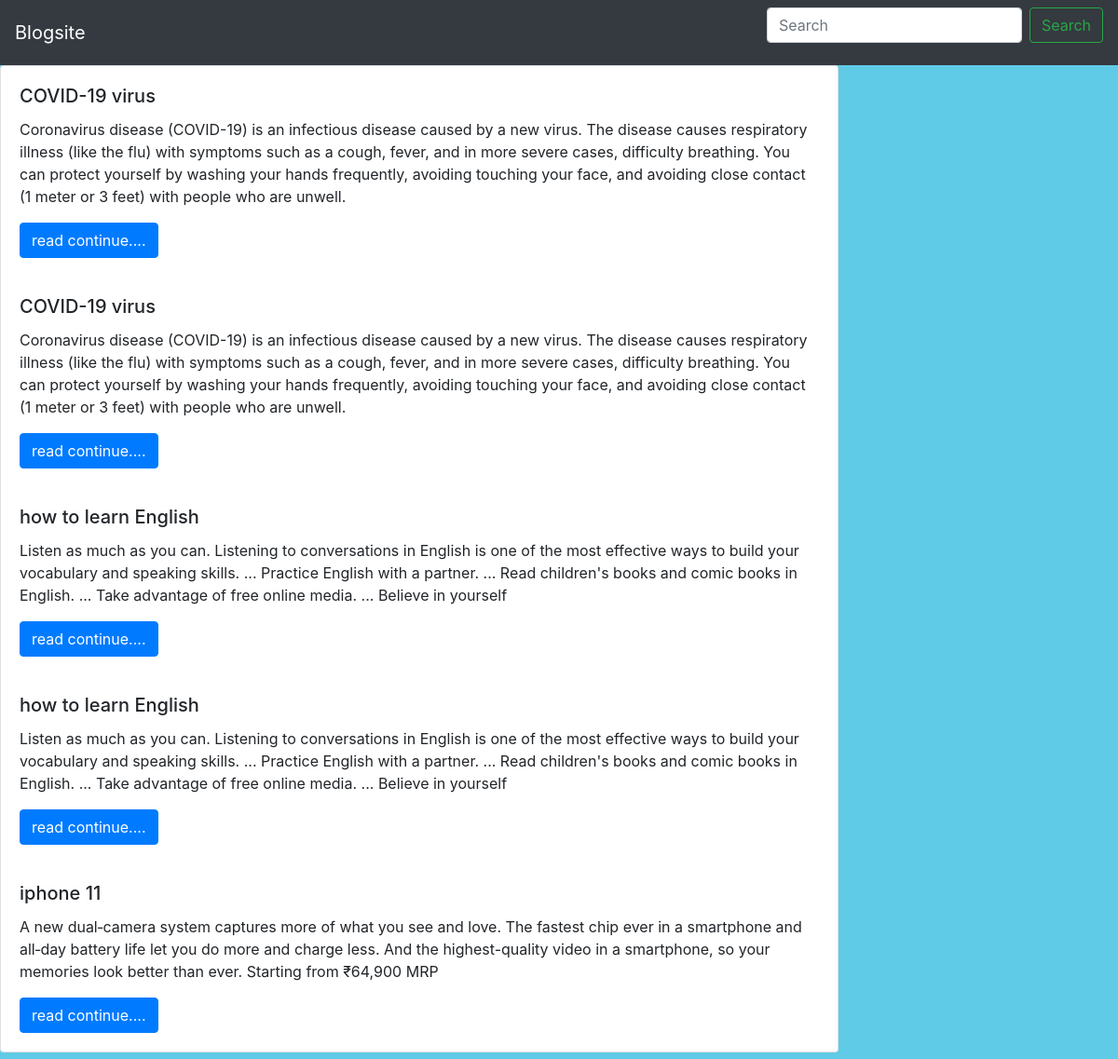
The page / on the database its author committed.
### blogingapp/models.py (models this page shows)
class BlogDetial(models.Model):
    bg_id=models.AutoField(primary_key=True)
    title=models.CharField(max_length=200)
    description=models.TextField(max_length=1000)
    blog_img=models.ImageField(upload_to='images/')
    pub_date=models.DateTimeField()

### blogingapp/views.py (the view)
# urls.py: path('',views.IndexView.as_view(),name='index'),
class IndexView(generic.ListView):
    template_name ='blogingapp/index.html'
    context_object_name='blog_list'
    def get_queryset(self):
        return BlogDetial.objects.order_by('title')

### blogingapp/templates/blogingapp/index.html (shortened to what this page needs)
<html lang="en">
<head>
    <link rel="stylesheet" href="https://stackpath.bootstrapcdn.com/bootstrap/4.4.1/css/bootstrap.min.css"
>
</head>
<body style="background-color: rgb(96, 203, 230);">
    {% load static %}
    <nav class="navbar navbar-dark bg-dark">
  <a class="navbar-brand">Blogsite</a>
  <form class="form-inline">
    <input class="form-control mr-sm-2" type="search" placeholder="Search" aria-label="Search">
    <button class="btn btn-outline-success my-2 my-sm-0" type="submit">Search</button>
  </form>
</nav>
    {% if blog_list %}
        <div class="card w-75">
          {% for blog in blog_list %}
          <div class="card-body">
            <h5 class="card-title">{{blog.title}}</h5>
            <p class="card-text">{{blog.description}}</p>
            <a href="detail?id={{blog.id}}" class="btn btn-primary">read continue....</a>
          </div>
         {% endfor %}
        </div>
      <br>
    {% else %}
    <p>No blogs are available.</p>
    {% endif %}
</body>
</html>

### rows shown on the page
BlogDetial: title "iphone 11", description "A new dual‑camera system captures more of what you see and love. The fastest chip ever in a smartphone and all‑day battery life let you do more and charge less. And the highest-quality video in a smartphone, so your memories look better than ever. Starting from ₹64,900 MRP"

### other values the page prints
{{ blog.title }} "COVID-19 virus" "COVID-19 virus" "how to learn English" "how to learn English"
